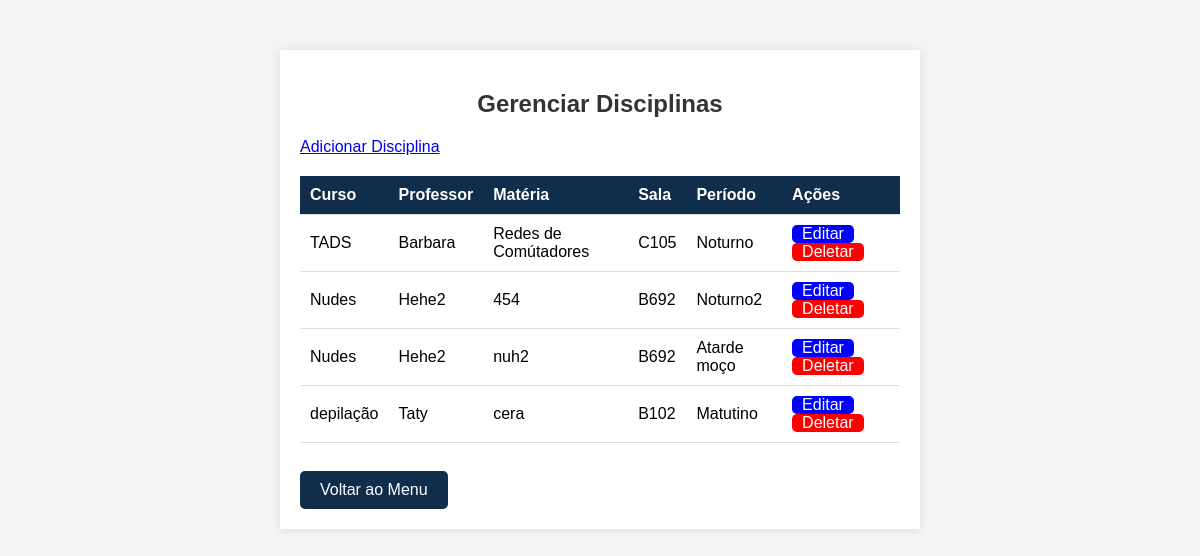
Page /disciplinas.php on the committed database.
### tables this page shows
CREATE TABLE `horarios` (
  `id` int(11) NOT NULL,
  `materia` varchar(100) DEFAULT NULL,
  `professor` varchar(100) DEFAULT NULL,
  `turma` varchar(50) DEFAULT NULL,
  `curso` varchar(100) DEFAULT NULL,
  `horario` varchar(50) DEFAULT NULL,
  `sala` varchar(50) DEFAULT NULL,
  `periodo` varchar(50) DEFAULT NULL
);

### disciplinas.php (the view, shortened to what this page needs)
<?php
include('db.php');
$sql = "SELECT * FROM horarios";
$result = $conn->query($sql);
?>
<!DOCTYPE html>
<html>
<head>
    <link rel="stylesheet" type="text/css" href="style.css">
</head>
<body>
    <div class="disciplinas-container">
        <h2>Gerenciar Disciplinas</h2>
        <a href="adicionar_disciplina.php">Adicionar Disciplina</a>
        <table>
            <tr>
                <th>Curso</th>
                <th>Professor</th>
                <th>Matéria</th>
                <th>Sala</th>
                <th>Período</th>
                <th>Ações</th>
            </tr>
            <?php
            if ($result->num_rows > 0) {
                while($row = $result->fetch_assoc()) {
                    echo "<tr>
                            <td>".$row["curso"]."</td>
                            <td>".$row["professor"]."</td>
                            <td>".$row["materia"]."</td>
                            <td>".$row["sala"]."</td>
                            <td>".$row["periodo"]."</td>
                            <td>
                                <a href='editar_disciplina.php?id=".$row["id"]."' class='btn-editar'>Editar</a>
                                <a href='deletar_disciplina.php?id=".$row["id"]."' class='btn-excluir'>Deletar</a>
                            </td>
                          </tr>";
                }
            } else {
                echo "<tr><td colspan='6'>Nenhuma disciplina encontrada</td></tr>";
            }
            ?>
        </table>
        <br>
        <a href="dashboard.php" class="button">Voltar ao Menu</a>
    </div>
</body>
</html>

### style.css (style rules this page uses)
body { font-family: Arial, sans-serif; background-color: #f4f4f4; margin: 0; padding: 0; }
.disciplinas-container { width: 50%; margin: 50px auto; border: black; padding: 20px; background-color: #fff; box-shadow: 0 0 10px rgba(0, 0, 0, 0.1); }
.btn-editar { background-color: blue; color: white; border: none; padding: 0px 10px; cursor: pointer; text-decoration: none; border-radius: 5px; display: inline-block; }
.btn-excluir { background-color: red; color: white; border: none; padding: 0px 10px; cursor: pointer; text-decoration: none; border-radius: 5px; display: inline-block; }
h2 { text-align: center; color: #333; }
table { width: 100%; border-collapse: collapse; margin-top: 20px; margin-left: auto; margin-right: auto; }
th, td { padding: 10px; text-align: left; border-bottom: 1px solid #ddd; }
th { background-color: #102E4C; color: white; }
.button { display: inline-block; padding: 10px 20px; margin-top: 10px; background-color: #102E4C; color: #fff; text-align: center; text-decoration: none; border-radius: 5px; }

### rows in the picture
horarios: curso "TADS", professor "Barbara", materia "Redes de Comútadores", sala "C105", periodo "Noturno"
horarios: curso "Nudes", professor "Hehe2", materia "454", sala "B692", periodo "Noturno2"
horarios: curso "Nudes", professor "Hehe2", materia "nuh2", sala "B692", periodo "Atarde moço"
horarios: curso "depilação", professor "Taty", materia "cera", sala "B102", periodo "Matutino"
